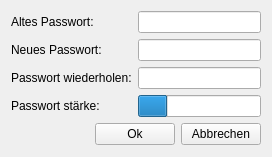
<ui version="4.0" >
 <class>PasswordChangeDialogClass</class>
 <widget class="QWidget" name="PasswordChangeDialogClass" >
  <property name="geometry" >
   <rect>
    <x>0</x>
    <y>0</y>
    <width>272</width>
    <height>157</height>
   </rect>
  </property>
  <property name="windowTitle" >
   <string>PasswordChangeDialog</string>
  </property>
  <layout class="QGridLayout" name="gridLayout" >
   <item row="0" column="0" >
    <widget class="QLabel" name="label" >
     <property name="text" >
      <string>Altes Passwort:</string>
     </property>
    </widget>
   </item>
   <item row="0" column="1" >
    <widget class="QLineEdit" name="oldLineEdit" >
     <property name="echoMode" >
      <enum>QLineEdit::Password</enum>
     </property>
    </widget>
   </item>
   <item row="1" column="0" >
    <widget class="QLabel" name="label_2" >
     <property name="text" >
      <string>Neues Passwort:</string>
     </property>
    </widget>
   </item>
   <item row="1" column="1" >
    <widget class="QLineEdit" name="newLineEdit" >
     <property name="echoMode" >
      <enum>QLineEdit::Password</enum>
     </property>
    </widget>
   </item>
   <item row="2" column="0" >
    <widget class="QLabel" name="label_3" >
     <property name="text" >
      <string>Passwort wiederholen:</string>
     </property>
    </widget>
   </item>
   <item row="2" column="1" >
    <widget class="QLineEdit" name="wiederLineEdit" >
     <property name="echoMode" >
      <enum>QLineEdit::Password</enum>
     </property>
    </widget>
   </item>
   <item row="3" column="0" >
    <widget class="QLabel" name="label_4" >
     <property name="text" >
      <string>Passwort stärke:</string>
     </property>
    </widget>
   </item>
   <item row="3" column="1" >
    <widget class="QProgressBar" name="staerkeProgressBar" >
     <property name="value" >
      <number>24</number>
     </property>
     <property name="textVisible" >
      <bool>false</bool>
     </property>
     <property name="invertedAppearance" >
      <bool>false</bool>
     </property>
    </widget>
   </item>
   <item row="4" column="0" colspan="2" >
    <layout class="QHBoxLayout" name="horizontalLayout" >
     <item>
      <spacer name="horizontalSpacer" >
       <property name="orientation" >
        <enum>Qt::Horizontal</enum>
       </property>
       <property name="sizeHint" stdset="0" >
        <size>
         <width>40</width>
         <height>20</height>
        </size>
       </property>
      </spacer>
     </item>
     <item>
      <widget class="QPushButton" name="okButton" >
       <property name="text" >
        <string>Ok</string>
       </property>
      </widget>
     </item>
     <item>
      <widget class="QPushButton" name="canButton" >
       <property name="text" >
        <string>Abbrechen</string>
       </property>
      </widget>
     </item>
    </layout>
   </item>
  </layout>
 </widget>
 <layoutdefault spacing="6" margin="11" />
 <resources/>
 <connections/>
</ui>
